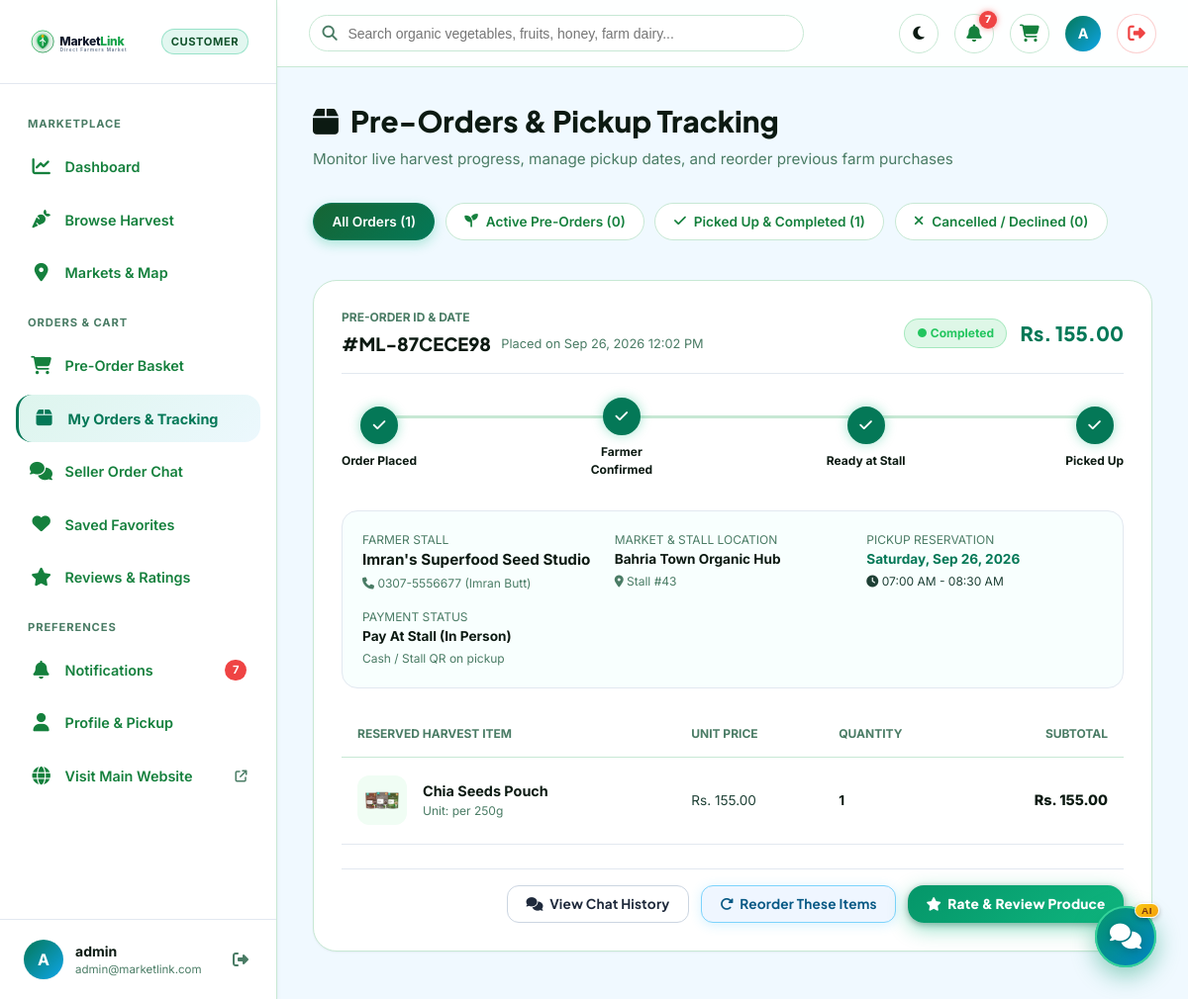
/customer/orders.php (signed in), run on the app's committed database.
### tables this page shows
CREATE TABLE `customer_profiles` (
  `customer_id` int(11) NOT NULL,
  `full_name` varchar(100) NOT NULL,
  `default_address` text DEFAULT NULL,
  `saved_latitude` decimal(10,8) DEFAULT NULL,
  `saved_longitude` decimal(11,8) DEFAULT NULL,
  `created_at` datetime DEFAULT current_timestamp()
);

CREATE TABLE `users` (
  `user_id` int(11) NOT NULL,
  `username` varchar(50) NOT NULL,
  `email` varchar(100) NOT NULL,
  `password_hash` varchar(255) NOT NULL,
  `role` enum('admin','farmer','customer') NOT NULL,
  `status` enum('active','suspended','inactive') DEFAULT 'active',
  `phone_number` varchar(20) DEFAULT NULL,
  `profile_image` varchar(255) DEFAULT NULL,
  `created_at` datetime DEFAULT current_timestamp(),
  `updated_at` datetime DEFAULT current_timestamp() ON UPDATE current_timestamp()
);

CREATE TABLE `orders` (
  `order_id` int(11) NOT NULL,
  `order_number` varchar(30) NOT NULL,
  `customer_id` int(11) NOT NULL,
  `farmer_id` int(11) NOT NULL,
  `market_id` int(11) NOT NULL,
  `stall_id` int(11) NOT NULL,
  `pickup_slot_id` int(11) NOT NULL,
  `total_amount` decimal(10,2) NOT NULL,
  `order_status` enum('placed','accepted','ready_for_pickup','completed','cancelled','declined') DEFAULT 'placed',
  `pickup_date` date NOT NULL,
  `cancellation_reason` varchar(255) DEFAULT NULL,
  `created_at` datetime DEFAULT current_timestamp(),
  `updated_at` datetime DEFAULT current_timestamp() ON UPDATE current_timestamp()
);

CREATE TABLE `pickup_slots` (
  `pickup_slot_id` int(11) NOT NULL,
  `stall_id` int(11) NOT NULL,
  `slot_date` date NOT NULL,
  `start_time` time NOT NULL,
  `end_time` time NOT NULL,
  `max_orders` int(11) DEFAULT 10,
  `status` enum('available','full','closed') DEFAULT 'available',
  `created_at` datetime DEFAULT current_timestamp()
);

CREATE TABLE `order_items` (
  `order_item_id` int(11) NOT NULL,
  `order_id` int(11) NOT NULL,
  `product_id` int(11) NOT NULL,
  `quantity` int(11) NOT NULL,
  `unit_price` decimal(10,2) NOT NULL,
  `subtotal` decimal(10,2) NOT NULL
);

### customer/orders.php (the view, shortened to what the rows shown need)
<?php
require_once __DIR__ . '/includes/customer_header.php';
$where = ["o.customer_id = :uid"];
$params = [':uid' => $currentUserId];
$sql = "SELECT o.*,
               COALESCE(fp.stall_name, 'Local Farmer Stall') as stall_name,
               COALESCE(fp.contact_person, 'Farmer') as contact_person,
               COALESCE(fp.business_phone, 'N/A') as business_phone,
               fp.order_cutoff_time,
               COALESCE(m.market_name, 'Local Farmers Market') as market_name,
               COALESCE(m.address, 'Market Location') as market_address,
               COALESCE(fms.stall_number_location, 'Stall Area') as stall_number_location,
               ps.start_time, ps.end_time,
               (SELECT COUNT(*) FROM farmer_reviews fr WHERE fr.order_id = o.order_id) as has_farmer_review
        FROM orders o
        LEFT JOIN farmer_profiles fp ON o.farmer_id = fp.farmer_id
        LEFT JOIN markets m ON o.market_id = m.market_id
        LEFT JOIN farmer_market_stalls fms ON o.stall_id = fms.stall_id
        LEFT JOIN pickup_slots ps ON o.pickup_slot_id = ps.pickup_slot_id
        WHERE " . implode(' AND ', $where) . "
        ORDER BY o.order_id DESC";
$stmt = $pdo->prepare($sql);
$stmt->execute($params);
$orders = $stmt->fetchAll();
$orderIds = array_column($orders, 'order_id');
$itemsByOrder = [];
if (!empty($orderIds)) {
    $inClause = implode(',', array_map('intval', $orderIds));
    $itemSql = "SELECT oi.*,
                       COALESCE(p.product_name, 'Produce Item') as product_name,
                       COALESCE(p.unit, 'item') as unit,
                       COALESCE(p.image_url, 'assets/images/logo.svg') as image_url
                FROM order_items oi
                LEFT JOIN products p ON oi.product_id = p.product_id
                WHERE oi.order_id IN ($inClause)";
    $items = $pdo->query($itemSql)->fetchAll();
    foreach ($items as $it) {
        $itemsByOrder[$it['order_id']][] = $it;
    }
}
?>
<div class="page-header-row">
  <div>
    <h1 class="page-heading">
      <span><i class="fa-solid fa-box" aria-hidden="true"></i></span> Pre-Orders & Pickup Tracking
    </h1>
  </div>
</div>
<?php if (!empty($orders)): ?>
  <div style="display:flex; flex-direction:column; gap:2rem;">
    <?php foreach ($orders as $ord): ?>
      <?php
        $st = $ord['order_status'];
        $steps = ['placed', 'accepted', 'ready_for_pickup', 'completed'];
        $currIndex = array_search($st, $steps);
        $orderItems = $itemsByOrder[$ord['order_id']] ?? [];
      ?>
      <div class="portal-card" id="order-card-<?= $ord['order_id'] ?>">
        <div class="portal-card-header" style="flex-wrap:wrap; gap:1rem;">
          <div>
            <div style="font-size:0.75rem; color:var(--text-muted); text-transform:uppercase; font-weight:700;">
              PRE-ORDER ID & DATE
            </div>
            <div style="display:flex; align-items:center; gap:0.65rem; margin-top:0.2rem;">
              <span style="font-family:var(--font-heading); font-size:1.15rem; font-weight:800; color:var(--text-primary);">
                #<?= htmlspecialchars($ord['order_number']) ?>
              </span>
              <span style="font-size:0.8rem; color:var(--text-muted);">
                Placed on <?= date('M d, Y h:i A', strtotime($ord['created_at'])) ?>
              </span>
            </div>
          </div>
          <div style="display:flex; align-items:center; gap:0.85rem;">
            <span class="order-status-badge status-<?= htmlspecialchars($st) ?>">
              ● <?= ucwords(str_replace('_', ' ', $st)) ?>
            </span>
            <span style="font-family:var(--font-heading); font-size:1.25rem; font-weight:800; color:var(--emerald-400);">
              Rs. <?= number_format($ord['total_amount'], 2) ?>
            </span>
          </div>
        </div>
        <?php if ($currIndex >= 0): ?>
          <div class="order-stepper" style="margin:1.5rem 0 2rem;">
            <div class="order-step <?= ($currIndex >= 0) ? ($currIndex > 0 ? 'completed' : 'active') : '' ?>">
              <div class="order-step-bubble"><?= ($currIndex > 0) ? '<i class="fa-solid fa-check" aria-hidden="true"></i>' : '1' ?></div>
              <span class="order-step-title">Order Placed</span>
            </div>
            <div class="order-step <?= ($currIndex >= 1) ? ($currIndex > 1 ? 'completed' : 'active') : '' ?>">
              <div class="order-step-bubble"><?= ($currIndex > 1) ? '<i class="fa-solid fa-check" aria-hidden="true"></i>' : '2' ?></div>
              <span class="order-step-title">Farmer Confirmed</span>
            </div>
            <div class="order-step <?= ($currIndex >= 2) ? ($currIndex > 2 ? 'completed' : 'active') : '' ?>">
              <div class="order-step-bubble"><?= ($currIndex > 2) ? '<i class="fa-solid fa-check" aria-hidden="true"></i>' : '3' ?></div>
              <span class="order-step-title">Ready at Stall</span>
            </div>
            <div class="order-step <?= ($currIndex >= 3) ? 'completed' : '' ?>">
              <div class="order-step-bubble"><?= ($currIndex >= 3) ? '<i class="fa-solid fa-check" aria-hidden="true"></i>' : '4' ?></div>
              <span class="order-step-title">Picked Up</span>
            </div>
          </div>
        <?php endif; ?>
        <div style="background:var(--bg-secondary); border:1px solid var(--border-subtle); border-radius:var(--radius-lg); padding:1.25rem; margin-bottom:1.5rem;">
          <div style="display:grid; grid-template-columns:repeat(auto-fit, minmax(200px, 1fr)); gap:1rem; font-size:0.85rem;">
            <div>
              <span style="color:var(--text-muted); display:block; font-size:0.75rem; text-transform:uppercase;">Farmer Stall</span>
              <strong style="color:var(--text-primary); font-size:0.95rem;"><?= htmlspecialchars($ord['stall_name']) ?></strong>
              <div style="font-size:0.75rem; color:var(--text-muted); margin-top:0.2rem;">
                <i class="fa-solid fa-phone" aria-hidden="true"></i> <?= htmlspecialchars($ord['business_phone']) ?> (<?= htmlspecialchars($ord['contact_person']) ?>)
              </div>
            </div>
            <div>
              <span style="color:var(--text-muted); display:block; font-size:0.75rem; text-transform:uppercase;">Market & Stall Location</span>
              <strong style="color:var(--text-primary);"><?= htmlspecialchars($ord['market_name']) ?></strong>
              <div style="font-size:0.75rem; color:var(--text-muted); margin-top:0.2rem;">
                <i class="fa-solid fa-location-dot" aria-hidden="true"></i> <?= htmlspecialchars($ord['stall_number_location'] ?? 'Stall') ?>
              </div>
            </div>
            <div>
              <span style="color:var(--text-muted); display:block; font-size:0.75rem; text-transform:uppercase;">Pickup Reservation</span>
              <strong style="color:var(--emerald-400);"><?= date('l, M d, Y', strtotime($ord['pickup_date'])) ?></strong>
              <div style="font-size:0.75rem; color:var(--text-secondary); margin-top:0.2rem;">
                <i class="fa-solid fa-clock" aria-hidden="true"></i> <?= !empty($ord['start_time']) ? date('h:i A', strtotime($ord['start_time'])).' - '.date('h:i A', strtotime($ord['end_time'])) : 'Market Hours' ?>
              </div>
            </div>
            <div>
              <span style="color:var(--text-muted); display:block; font-size:0.75rem; text-transform:uppercase;">Payment Status</span>
              <strong style="color:var(--text-primary);">Pay At Stall (In Person)</strong>
              <div style="font-size:0.75rem; color:var(--text-muted); margin-top:0.2rem;">
                Cash / Stall QR on pickup
              </div>
            </div>
          </div>
        </div>
        <div class="cart-table-responsive">
        <table class="cart-items-table" style="margin-bottom:1.5rem;">
          <thead>
            <tr>
              <th>Reserved Harvest Item</th>
              <th>Unit Price</th>
              <th>Quantity</th>
              <th style="text-align:right;">Subtotal</th>
            </tr>
          </thead>
          <tbody>
            <?php foreach ($orderItems as $item): ?>
              <tr>
                <td>
                  <div class="cart-item-info">
                    <img src="<?= htmlspecialchars(resolveImageUrl($item['image_url'])) ?>" alt="" class="cart-item-thumb" onerror="this.onerror=null; this.src='<?= BASE_URL ?>/assets/images/cat-vegetables.svg';">
                    <div>
                      <div style="font-weight:700; font-size:0.9rem; color:var(--text-primary);">
                        <?= htmlspecialchars($item['product_name']) ?>
                      </div>
                      <div style="font-size:0.75rem; color:var(--text-muted);">
                        Unit: <?= htmlspecialchars($item['unit']) ?>
                      </div>
                    </div>
                  </div>
                </td>
                <td style="font-size:0.85rem; color:var(--text-secondary);">
                  Rs. <?= number_format($item['unit_price'], 2) ?>
                </td>
                <td style="font-weight:700; font-size:0.85rem; color:var(--text-primary);">
                  <?= $item['quantity'] ?>
                </td>
                <td style="text-align:right; font-weight:800; font-size:0.9rem; color:var(--text-primary);">
                  Rs. <?= number_format($item['subtotal'], 2) ?>
                </td>
              </tr>
            <?php endforeach; ?>
          </tbody>
        </table>
        </div>
        <div style="display:flex; justify-content:flex-end; gap:0.75rem; border-top:1px solid var(--border-subtle); padding-top:1rem; flex-wrap:wrap;">
          <a href="<?= BASE_URL ?>/customer/chat.php?order_id=<?= $ord['order_id'] ?>"
             class="<?= in_array($st, ['placed', 'accepted', 'ready_for_pickup']) ? 'btn-primary' : 'btn-secondary' ?>"
             style="display:inline-flex; align-items:center; gap:0.4rem; padding:0.5rem 1.15rem; font-size:0.85rem; text-decoration:none; <?= in_array($st, ['placed', 'accepted', 'ready_for_pickup']) ? 'background:var(--emerald-600);' : '' ?>">
            <span><i class="fa-solid fa-comments" aria-hidden="true"></i></span> <?= in_array($st, ['placed', 'accepted', 'ready_for_pickup']) ? 'Chat with Seller' : 'View Chat History' ?>
          </a>
          <button type="button" class="btn-secondary" onclick="quickReorder(<?= $ord['order_id'] ?>)" style="display:inline-flex; align-items:center; gap:0.4rem; padding:0.5rem 1.15rem; font-size:0.85rem;">
            <span><i class="fa-solid fa-rotate-right" aria-hidden="true"></i></span> Reorder These Items
          </button>
          <?php if ($st === 'completed'): ?>
            <a href="<?= BASE_URL ?>/customer/reviews.php?order_id=<?= $ord['order_id'] ?>"
               class="btn-primary" style="display:inline-flex; align-items:center; gap:0.4rem; padding:0.5rem 1.15rem; font-size:0.85rem; text-decoration:none;">
              <span><i class="fa-solid fa-star" aria-hidden="true"></i></span> <?= $ord['has_farmer_review'] ? 'View My Review' : 'Rate & Review Produce' ?>
            </a>
          <?php endif; ?>
        </div>
      </div>
    <?php endforeach; ?>
  </div>
<?php endif; ?>
<?php require_once __DIR__ . '/includes/customer_footer.php'; ?>

### customer/includes/customer_header.php (shortened to what the rows shown need)
<?php
require_once __DIR__ . '/../../config/db.php';
$pdo = getDBConnection();
$currentUserId = $_SESSION['user_id'];
$stmt = $pdo->prepare("SELECT u.user_id, u.username, u.email, u.phone_number, cp.full_name, cp.default_address
                       FROM users u
                       LEFT JOIN customer_profiles cp ON u.user_id = cp.customer_id
                       WHERE u.user_id = :uid LIMIT 1");
$stmt->execute([':uid' => $currentUserId]);
$customerUser = $stmt->fetch();
$displayName = !empty($customerUser['full_name']) ? $customerUser['full_name'] : $customerUser['username'];
?>
<!DOCTYPE html>
<html lang="en">
<head>
  <link rel="stylesheet" href="https://cdnjs.cloudflare.com/ajax/libs/font-awesome/6.7.2/css/all.min.css">
  <link rel="stylesheet" href="<?= BASE_URL ?>/assets/css/main.css">
  <link rel="stylesheet" href="<?= BASE_URL ?>/assets/css/home.css">
  <link rel="stylesheet" href="<?= BASE_URL ?>/assets/css/customer.css">
  <link rel="stylesheet" href="<?= BASE_URL ?>/assets/css/responsive.css">
  <link rel="stylesheet" href="<?= BASE_URL ?>/assets/css/ai-assistant.css">
  <link rel="stylesheet" href="https://unpkg.com/leaflet@1.9.4/dist/leaflet.css"/>
</head>
<body>
<div class="customer-layout">
  <?php require_once __DIR__ . '/customer_sidebar.php'; ?>
  <div class="customer-main">
    <header class="customer-topbar">
      <div class="topbar-right">
        <a href="<?= BASE_URL ?>/customer/profile.php" style="text-decoration:none; display:flex; align-items:center; gap:0.65rem;">
          <div class="sidebar-user-avatar" style="width:36px; height:36px; font-size:0.9rem;">
            <?= strtoupper(substr($displayName, 0, 1)) ?>
          </div>
        </a>
      </div>
    </header>
    <main class="customer-content">

### customer/includes/customer_sidebar.php (shortened to what the rows shown need)
<aside class="customer-sidebar">
  <div class="sidebar-footer">
    <div class="sidebar-user-card">
      <div class="sidebar-user-avatar">
        <?= strtoupper(substr($displayName, 0, 1)) ?>
      </div>
      <div class="sidebar-user-details">
        <div class="sidebar-user-name" title="<?= htmlspecialchars($displayName) ?>"><?= htmlspecialchars($displayName) ?></div>
        <div class="sidebar-user-role"><?= htmlspecialchars($customerUser['email']) ?></div>
      </div>
      <a href="<?= BASE_URL ?>/logout.php" title="Sign Out" style="color:var(--text-muted); display:flex; align-items:center; justify-content:center; text-decoration:none; padding:4px; border-radius:6px; transition:color 0.2s ease;">
        <i class="fa-solid fa-right-from-bracket" aria-hidden="true"></i>
      </a>
    </div>
  </div>
</aside>

### data on the page
customer_profiles: full_name "A", full_name "admin", customer_id.email "admin@marketlink.com"
orders: order_number "ML-87CECE98", created_at "Sep 26, 2026 12:02 PM", order_status "Completed", total_amount "155.00", shows "Order Placed", stall_name "Imran's Superfood Seed Studio", business_phone "0307-5556677", contact_person "Imran Butt", market_name "Bahria Town Organic Hub", stall_number_location "Stall #43", pickup_date "Saturday, Sep 26, 2026", pickup_slot.start_time "07:00 AM", pickup_slot.end_time "08:30 AM", shows "View Chat History"
order_items: product_name "Chia Seeds Pouch", unit "per 250g", unit_price "155.00", quantity "1", subtotal "155.00"

### other printed values
$unreadNotifsCount "7"
$totalOrdersCount "1"
$activeOrdersCount "0"
$completedOrdersCount "1"
$cancelledOrdersCount "0"
